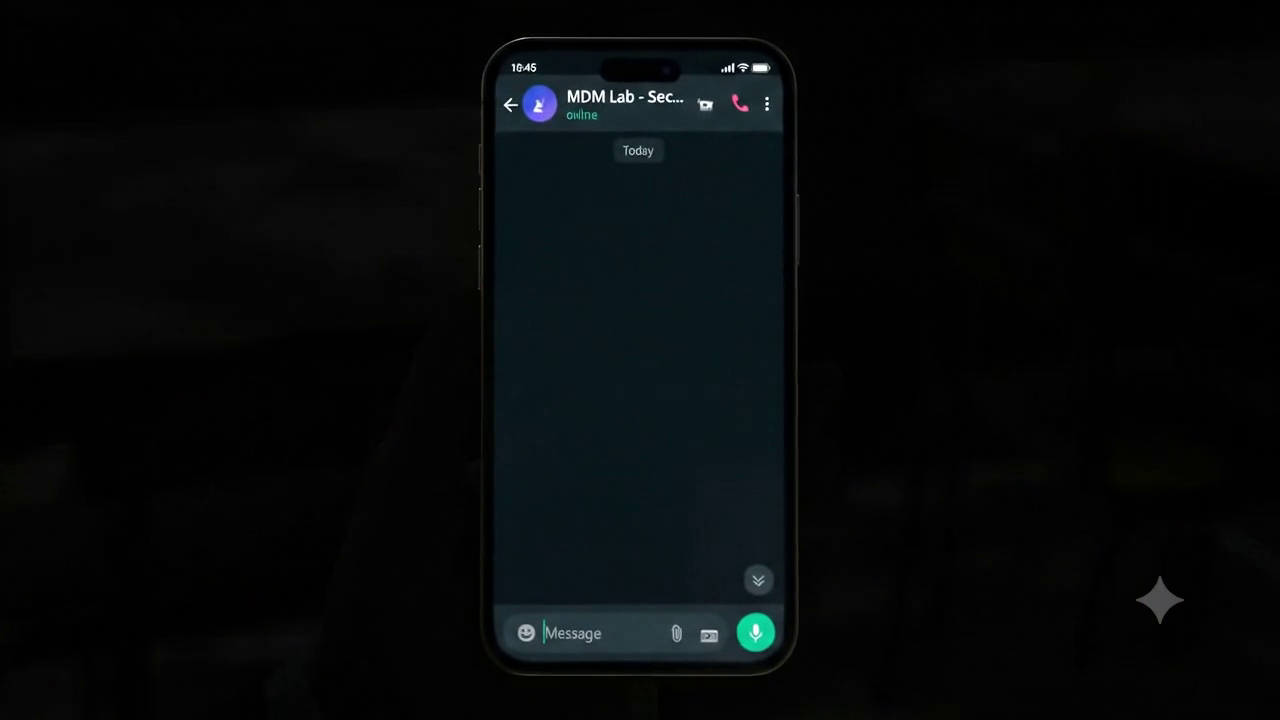
#> input picture frame 190 of public/Dolly_push-in_to_phone_3.mp4, 1280 x 720 px
$ python analyze_video.py
#> lines starting #> are read from the running program, lines starting #| are printed output that depends on the picture; after the words box and inside, x2 and y2 are one past the last pixel; in counts of white or black regions, pixels touching at a corner belong together
import cv2
import numpy as np

# Load the video
video_path = 'public/Dolly_push-in_to_phone_3.mp4'
cap = cv2.VideoCapture(video_path)

# Go to the last frame
total_frames = int(cap.get(cv2.CAP_PROP_FRAME_COUNT))
cap.set(cv2.CAP_PROP_POS_FRAMES, total_frames - 2)
ret, frame = cap.read()
#> frame is the input picture: shape (720, 1280, 3); mean B, G, R 9.6, 8.6, 5.8

if ret:
    # Convert to grayscale
    gray = cv2.cvtColor(frame, cv2.COLOR_BGR2GRAY)

    # The phone screen is likely the darkest part (black) or we can find edges.
    # Let's run a simple edge detection or thresholding.
    # The background is dark, but the phone itself has a bright outline/bezel or screen contents.
    # Actually, in the screenshot the phone has a bright bezel and a very dark screen.
    # Let's save the frame to an image so I can check it if needed, but let's also find the bounding box of the bright bezel.

    # Apply Gaussian blur
    blur = cv2.GaussianBlur(gray, (5, 5), 0)
    # Edge detection
    edges = cv2.Canny(blur, 50, 150)
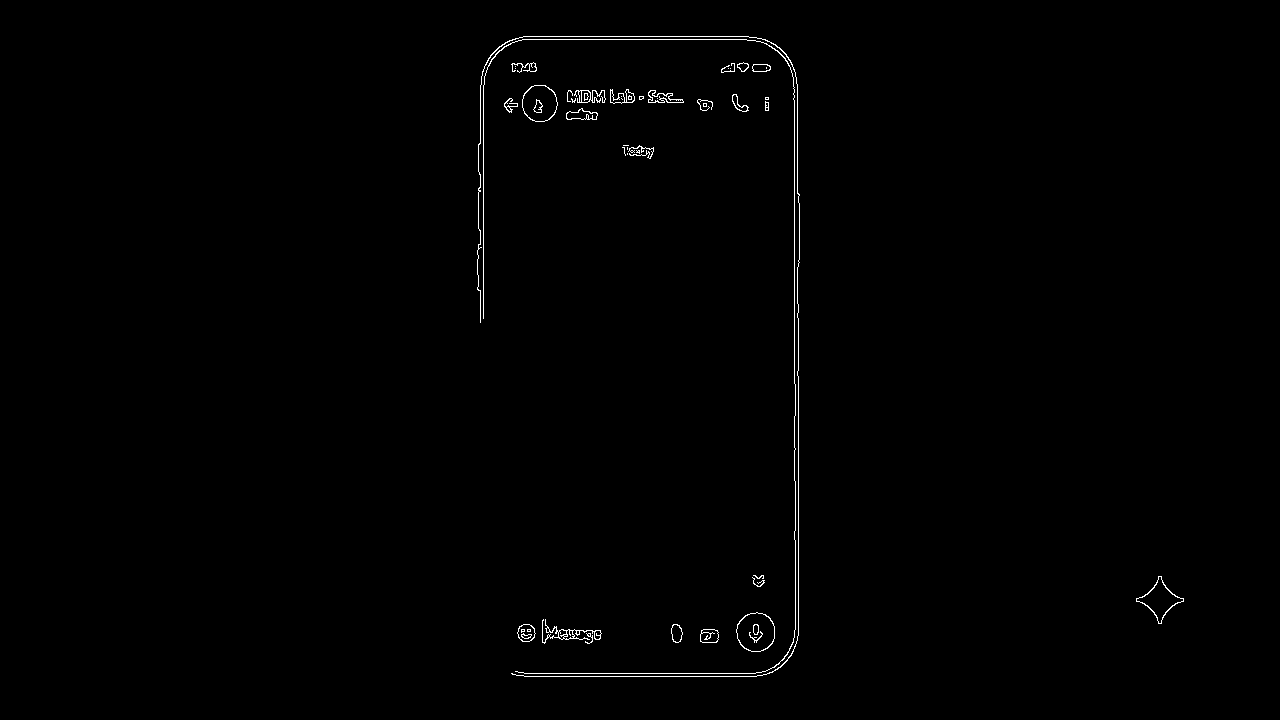
#> edges: shape (720, 1280); 0.58% white in thin lines or dots, all inside (x1, y1, x2, y2) = (477, 36, 1184, 677)

    # Find contours
    contours, _ = cv2.findContours(edges, cv2.RETR_EXTERNAL, cv2.CHAIN_APPROX_SIMPLE)
#> contours = 39 contours, 19 with area under 20; largest, box (x1, y1, x2, y2) and area: (736, 612, 775, 652) 1178, (522, 85, 558, 122) 1012, (1136, 576, 1184, 624) 844, (542, 619, 602, 644) 242, (517, 624, 536, 642) 240

    # Find the largest contour which should be the phone
    if contours:
        largest_contour = max(contours, key=cv2.contourArea)
#> largest_contour = contour of 54 points, box (x1, y1, x2, y2) (736, 612, 775, 652), area 1178
        x, y, w, h = cv2.boundingRect(largest_contour)
#> x = 736; y = 612; w = 39; h = 40
        print(f"Video Frame Size: {frame.shape[1]}x{frame.shape[0]}")
#| Video Frame Size: 1280x720
        print(f"Phone Bounding Box: x={x}, y={y}, width={w}, height={h}")
#| Phone Bounding Box: x=736, y=612, width=39, height=40
        print(f"Phone Aspect Ratio (Height/Width): {h/w:.3f}")
#| Phone Aspect Ratio (Height/Width): 1.026
        print(f"Phone Scale (Width / Frame Width): {w/frame.shape[1]:.3f}")
#| Phone Scale (Width / Frame Width): 0.030
        print(f"Phone Scale (Height / Frame Height): {h/frame.shape[0]:.3f}")
#| Phone Scale (Height / Frame Height): 0.056
    else:
        print("No contours found.")

    cv2.imwrite('last_frame.jpg', frame)
else:
    print("Could not read the last frame.")

cap.release()
